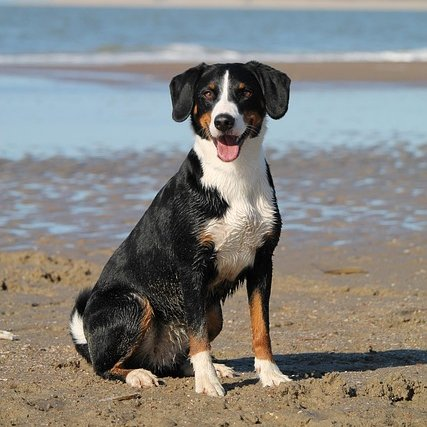
%> input picture Matlab/Lab8/dog.jpg, 427 x 427 px
$ octave z8_7.m   (GNU Octave 9; MATLAB toolbox functions it lacks are replaced by stand-ins)
%> lines starting %> are read from the running program, lines starting %| are printed output that depends on the picture; in (x1, y1, x2, y2) boxes, pixels count from 0 and x2, y2 are one past the last pixel; in counts of white or black regions, pixels touching at a corner belong together; the program's own positions count from 1
clear all; close all;

X = imread('dog.jpg');
%> X is the input picture: size 427x427x3 uint8; mean R, G, B 132.2, 131.3, 127.2
% X = imread('grass.png');
wymiary = size(X),
%> wymiary = [427 427 3]
X = double(X) / 255.0;                           % pokaz go
%> X: size 427x427x3 double
figure; image(X); title('Oryginal'); axis image off;
axis equal;

imwrite(X, "original.png");

U = zeros(wymiary(:, :, 1));
S = zeros(wymiary(:, :, 1));
V = zeros(wymiary(:, :, 1));

for channel=1:3
    [U(:, :, channel),S(:, :, channel),V(:, :, channel)] = svd(X(:, :, channel)); % zrob dekompozycje SVD
end
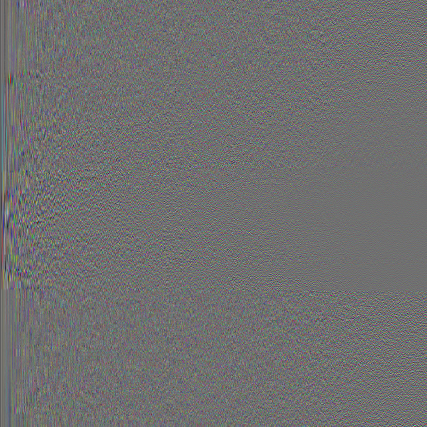
%> V: size 427x427x3 double; mean R, G, B -0.000117, -0.000117, -0.000122; drawn with min black and max white

reconstructedIMG = zeros(wymiary);
for channel=1:3
    reconstructedIMG(:, :, channel) = U(:, :, channel)*S(:, :, channel)*V(:, :, channel)';
end

figure; image(reconstructedIMG); title('SVD');           % odtworz obraz ze wszystkich skladowych
    axis image off;

% pause;

figure;
    title('Wartosci osobliwe');
    stem(diag(S(:, :, 1)), "r"); hold on;
    stem(diag(S(:, :, 2)), "g");
    stem(diag(S(:, :, 3)), "b");
%> figure, not shown here; highest point at x = 1, y = 225.3; highest point at x = 1, y = 226.1; highest point at x = 1, y = 224.3

% pause

MSEs = [];
mv=[1, 2, 3, 4, 5, 10, 15, 20, 25, 50];  % okresl liczbe skladowych
for i = 1:length(mv)                     % PETLA - START
    mask = zeros(wymiary(1), wymiary(2));             % maska zerujaca wartosci osobliwe (w.o.)
    mask(1:mv(i), 1:mv(i)) = 1;        % wstaw "1" pozostawiajace najwieksze w.o.
    reconstructedIMG = zeros(wymiary);
    for channel=1:3
        u = U(:, :, channel);
        s = S(:, :, channel);
        v = V(:, :, channel);
        reconstructedIMG(:, :, channel) = u*(s.*mask)*v';
    end
    figure; image(reconstructedIMG);     % synteza i pokaznie obrazu zrekonstruowanego
    axis image off;

    mv(i)
    diff = (X - reconstructedIMG).^2;
    MSE = mean(diff, "all"),
    MSEs(i) = MSE;

    % pause                                % a widzisz?
end                                      % PETLA - STOP
%> this loop made 10 passes
%> MSE on passes 1 to 10: 0.0254, 0.0185, 0.0136, 0.0108, 0.00899, 0.00516, 0.00382, 0.0031, 0.00264, 0.00146
%> pass 1, `axis image off;`:
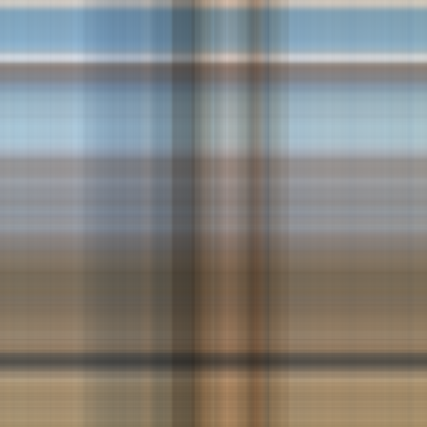
%> displayed picture: size 427x427x3, on the screen's scale of 0 to 255; mean R, G, B 132.3, 131.5, 127.3
%> pass 1, `diff = (X - reconstructedIMG).^2;`:
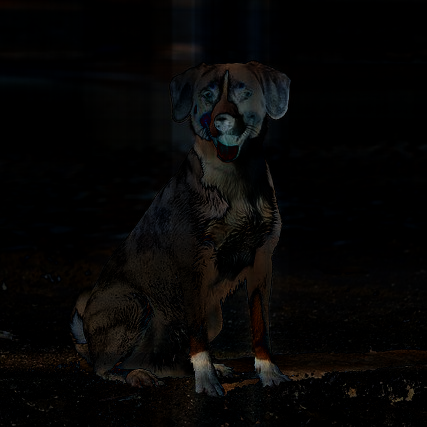
%> diff: size 427x427x3 double; mean R, G, B 0.0279, 0.0253, 0.023
%> after the loop:
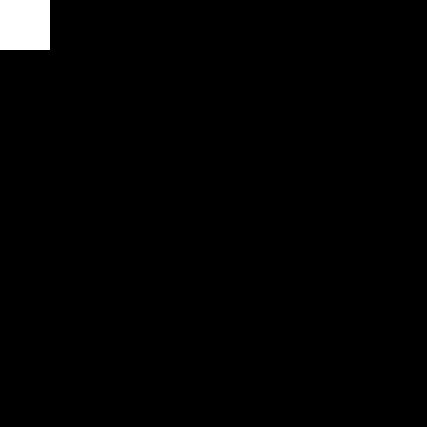
%> mask: size 427x427 double; values 0 (black) and 1 (white), 1.4% white; 1 white region, box (x1, y1, x2, y2) and area: (0, 0, 50, 50) 2500
%> after the loop:
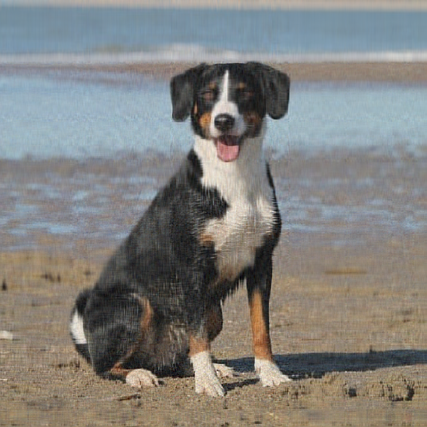
%> reconstructedIMG: size 427x427x3 double; mean R, G, B 0.518, 0.515, 0.499; mean of the top-left, top-right, bottom-left and bottom-right quarters 0.593, 0.582, 0.391, 0.477; drawn with min black and max white
%> after the loop, MSEs = [0.0254 0.0185 0.0136 0.0108 0.00899 0.00516 0.00382 0.0031 0.00264 0.00146]

figure; plot(mv, MSEs, "bo-"); title("MSE dla roznych ilosci liczb skladowych");
%> after `title("MSE dla roznych ilosci liczb skladowych")`:
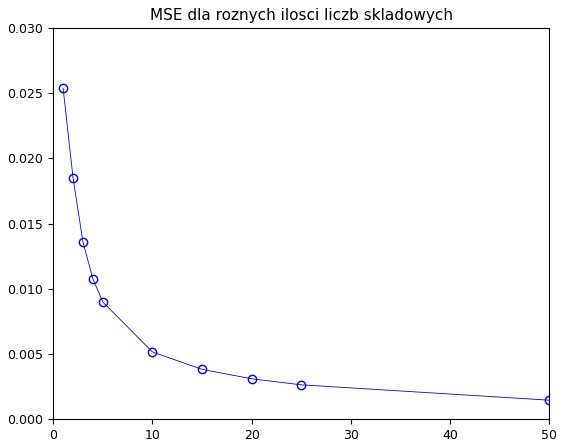
%> figure redrawn from the program's plot data; curve peaks at x = 1, y = 0.0254

mv = 50;
mask = zeros(wymiary(1), wymiary(2));
mask(1:50, 1:50) = 1;

compressedIMG = zeros(wymiary);
for channel=1:3
    u = U(:, :, channel);
    s = S(:, :, channel);
    v = V(:, :, channel);
    compressedIMG(:, :, channel) = u*(s.*mask)*v';
end
%> this loop made 3 passes
%> pass 2, `u = U(:, :, channel);`:
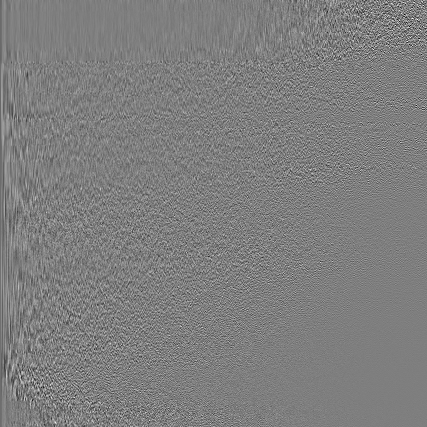
%> u: size 427x427 double; min -0.352, max 0.356, mean -0.000141; drawn with min black and max white

imwrite(compressedIMG, "compressed.png");
